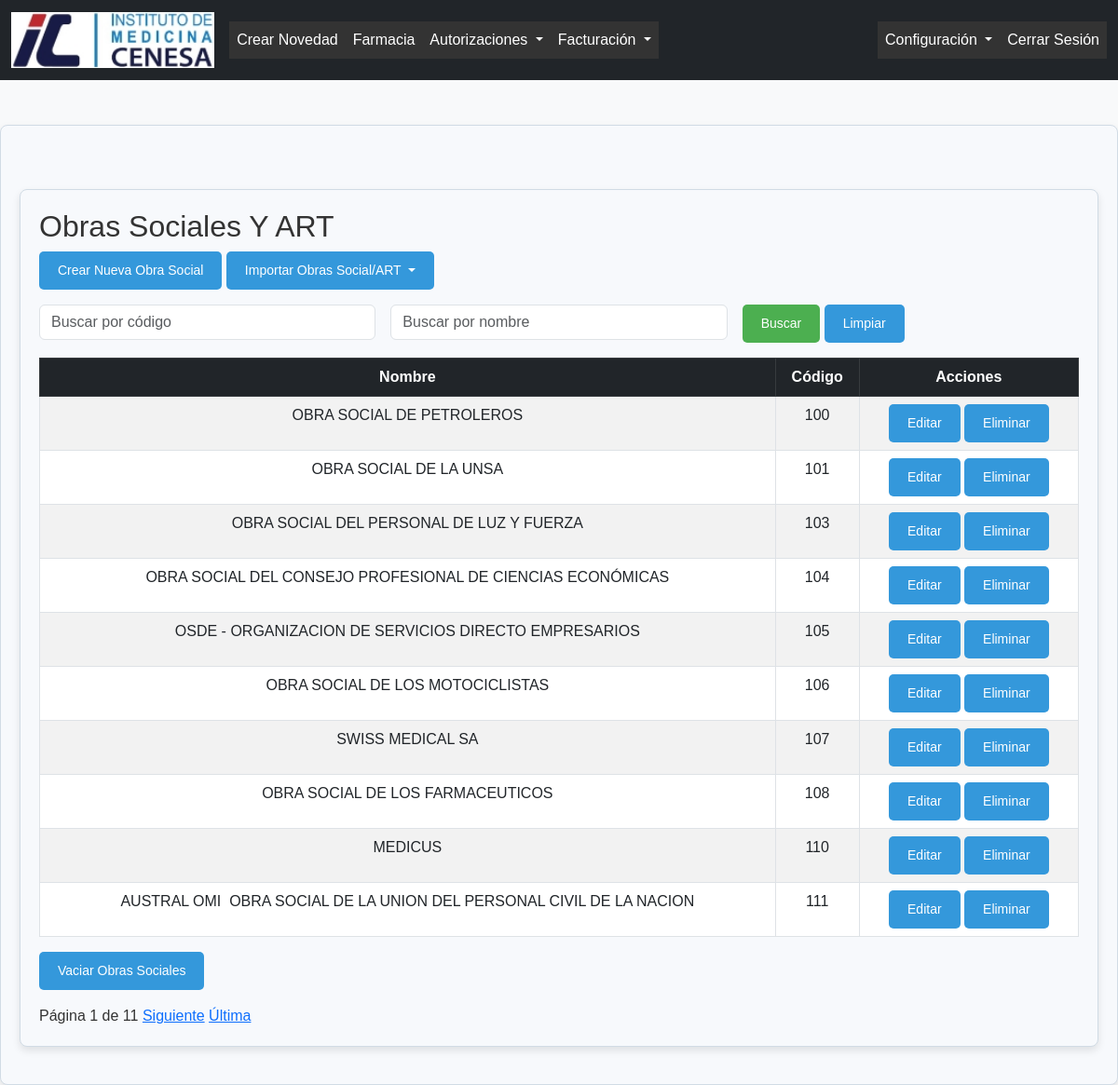
The app's page /obras-sociales/ (signed in) with its own data.
### formularios/models.py (models this page shows, shortened)
class ObraSocial(models.Model):
    codigo = models.CharField(max_length=100, unique=True)
    siglas = models.CharField(max_length=100, default='N/A')
    nombre = models.CharField(max_length=255)

### formularios/views.py (the view)
# urls.py: path('obras-sociales/', views.listar_obras_sociales, name='listar_obras_sociales'),
@login_required
@tipo_usuario_requerido('admin','facturacion')
def listar_obras_sociales(request):
    codigo_query = request.GET.get('codigo', '').strip()  # Filtro exacto por código
    nombre_query = request.GET.get('nombre', '').strip()  # Filtro parcial por nombre
    obras_sociales = ObraSocial.objects.all()
    if codigo_query:
        obras_sociales = obras_sociales.filter(codigo=codigo_query)
        if not obras_sociales.exists():
            messages.warning(request, f'No se encontraron resultados para el código "{codigo_query}".')
    if nombre_query:
        obras_sociales = obras_sociales.filter(nombre__icontains=nombre_query)
        if not obras_sociales.exists():
            messages.warning(request, f'No se encontraron resultados para el nombre "{nombre_query}".')
    paginator = Paginator(obras_sociales, 10)  # 10 resultados por página
    page_number = request.GET.get('page')
    page_obj = paginator.get_page(page_number)
    return render(request, 'Valores/obra_social/listar_obras_sociales.html', {
        'obras_sociales': page_obj,  # Enviar objetos paginados
        'codigo_query': codigo_query,  # Mantener el valor de búsqueda para el código
        'nombre_query': nombre_query,  # Mantener el valor de búsqueda para el nombre
        'page_obj': page_obj,  # Pasar la información de la página
    })

### formularios/context_processors.py (called while the page is built)
def agregar_tipo_usuario(request):
    if request.user.is_authenticated:
        perfil = PerfilUsuario.objects.filter(usuario=request.user).first()
        return {'tipo_usuario': perfil.tipo_usuario.nombre if perfil else None}
    return {}

### formularios/views.py (called while the page is built)
def tipo_usuario_requerido(*tipos_usuarios):
    def decorator(func):
        @wraps(func)
        def wrap(request, *args, **kwargs):
            perfil = PerfilUsuario.objects.filter(usuario=request.user).first()
            if perfil and perfil.tipo_usuario.nombre in tipos_usuarios:
                return func(request, *args, **kwargs)
            else:
                messages.error(request, "No tienes permiso para acceder a esta página.")
                return redirect('home')
        return wrap
    return decorator

### formularios/templates/valores/obra_social/listar_obras_sociales.html (shortened to what this page needs)
{% extends 'base.html' %}
{% load static %}
{% block content %}
<div class="container mt-5">
    <h2>Obras Sociales Y ART</h2>
    <a href="{% url 'crear_obra_social' %}" class="btn btn-success mb-3">Crear Nueva Obra Social</a>
    <div class="btn-group mb-3">
        {% if request.user.perfilusuario.tipo_usuario.nombre in "admin" %}
        <button type="button" class="btn btn-info dropdown-toggle" data-bs-toggle="dropdown" aria-expanded="false">
            Importar Obras Social/ART
        </button>
        {% endif %}
    </div>
    <form method="get" class="mb-3">
        <div class="row g-3">
            <div class="col-md-4">
                <input type="text" name="codigo" value="{{ codigo_query }}" class="form-control" placeholder="Buscar por código">
            </div>
            <div class="col-md-4">
                <input type="text" name="nombre" value="{{ nombre_query }}" class="form-control" placeholder="Buscar por nombre">
            </div>
            <div class="col-md-4">
                <button type="submit" class="btn btn-primary">Buscar</button>
                <a href="{% url 'listar_obras_sociales' %}" class="btn btn-secondary">Limpiar</a>
            </div>
        </div>
    </form>
    <table class="table table-bordered table-hover table-striped text-center">
        <thead class="table-dark">
            <tr>
                <th>Nombre</th>
                <th>Código</th>
                <th>Acciones</th>
            </tr>
        </thead>
        <tbody>
            {% for obra_social in obras_sociales %}
            <tr>
                <td>{{ obra_social.nombre }}</td>
                <td>{{ obra_social.codigo }}</td>
                <td>
                    <a href="{% url 'editar_obra_social' obra_social.id %}" class="btn btn-primary btn-sm">Editar</a>
                    {% if request.user.perfilusuario.tipo_usuario.nombre in "admin" %}
                    <a href="{% url 'eliminar_obra_social' obra_social.id %}" class="btn btn-danger btn-sm" onclick="return confirm('¿Estás seguro de que deseas eliminar esta obra social?')">Eliminar</a>
                    {% endif %}
                </td>
            </tr>
            {% endfor %}
        </tbody>
    </table>
    <div class="d-flex justify-content-between align-items-center mb-3">
        {% if request.user.perfilusuario.tipo_usuario.nombre in "admin" %}
        <a href="{% url 'vaciar_obras_sociales' %}" class="btn btn-danger" onclick="return confirm('¿Estás seguro de que deseas eliminar todas las obras sociales? Esta acción no se puede deshacer.')">
             Vaciar Obras Sociales
        </a>
        {% endif %}
    </div>
    <div class="pagination">
        <span class="step-links">
            <span>Página {{ page_obj.number }} de {{ page_obj.paginator.num_pages }}</span>
            {% if page_obj.has_next %}
                <a href="?page={{ page_obj.next_page_number }}{% if request.GET %}&amp;{% for key, value in request.GET.items %}{% if key != 'page' %}{{ key }}={{ value }}&amp;{% endif %}{% endfor %}{% endif %}">Siguiente</a>
                <a href="?page={{ page_obj.paginator.num_pages }}{% if request.GET %}&amp;{% for key, value in request.GET.items %}{% if key != 'page' %}{{ key }}={{ value }}&amp;{% endif %}{% endfor %}{% endif %}">Última</a>
            {% endif %}
        </span>
    </div>
{% endblock %}

### formularios/static/css/styles.css (style rules this page uses)
body { font-family: 'Poppins', sans-serif; background-color: #f8f9fa; color: #333; margin: 0; padding: 0; }
.container { background-color: #f7f9fc; border: 1px solid #d1dbe5; border-radius: 8px; box-shadow: 0 4px 8px rgba(0, 0, 0, 0.1); padding: 20px; margin: 20px auto; max-width: 1200px; }
.btn { background-color: #3498db; color: #fff; padding: 10px 20px; border-radius: 5px; border: none; cursor: pointer; font-size: 14px; text-align: center; text-decoration: none; display: inline-block; transition: background-color 0.3s ease; }
html, body { height: 100%; }
button.btn-primary { background-color: #4CAF50; border-color: #4CAF50; }

### records on screen
ObraSocial: nombre "OBRA SOCIAL DE PETROLEROS", codigo "100"
ObraSocial: nombre "OBRA SOCIAL DE LA UNSA", codigo "101"
ObraSocial: nombre "OBRA SOCIAL DEL PERSONAL DE LUZ Y FUERZA", codigo "103"
ObraSocial: nombre "OBRA SOCIAL DEL CONSEJO PROFESIONAL DE CIENCIAS ECONÓMICAS", codigo "104"
ObraSocial: nombre "OSDE - ORGANIZACION DE SERVICIOS DIRECTO EMPRESARIOS", codigo "105"
ObraSocial: nombre "OBRA SOCIAL DE LOS MOTOCICLISTAS", codigo "106"
ObraSocial: nombre "SWISS MEDICAL SA", codigo "107"
ObraSocial: nombre "OBRA SOCIAL DE LOS FARMACEUTICOS", codigo "108"
ObraSocial: nombre "MEDICUS", codigo "110"
ObraSocial: nombre "AUSTRAL OMI  OBRA SOCIAL DE LA UNION DEL PERSONAL CIVIL DE LA NACION", codigo "111"

### other values on screen
{{ page_obj.number }} "1"
{{ page_obj.paginator.num_pages }} "11"
